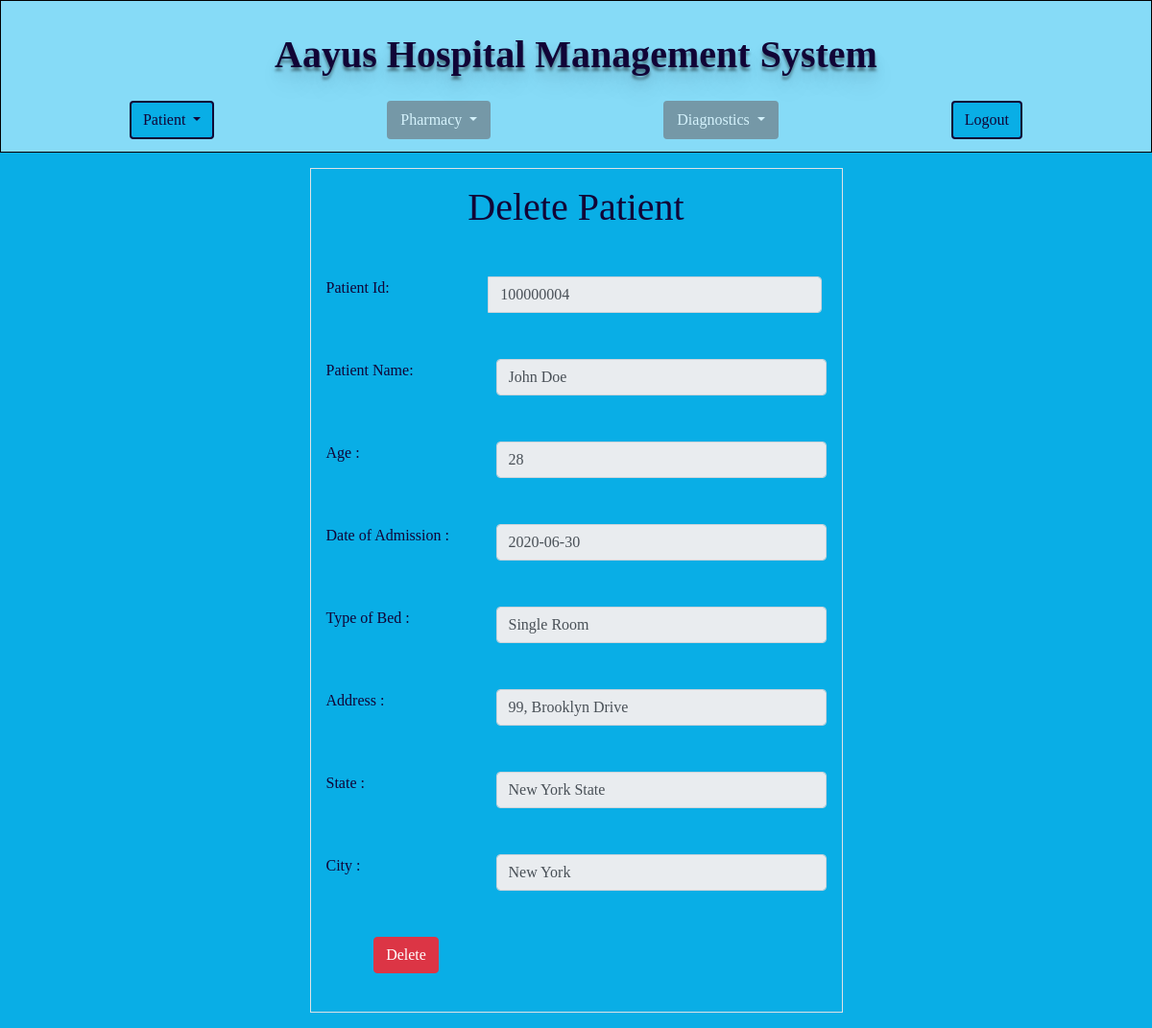
/pat_del/100000004 (signed in), run on the app's committed database.
### application/models.py (models this page shows)
class Patient(db.Model):
    __tablename__ = 'patient'
    ws_pat_id = Column(Integer, primary_key=True)
    ws_ssn = Column(Integer, unique=True)
    ws_pat_name = Column(String)
    ws_age = Column(Integer)
    ws_doj = Column(Date)
    ws_rtype = Column(String)
    ws_adrs = Column(String)
    patient_city = Column(String)
    patient_state = Column(String)
    patient_status = Column(String)
    medicines = db.relationship(
      "MedsIssue",
      backref="patient",
      cascade="all, save-update, merge, delete, delete-orphan"
      )
    diagnostics = db.relationship(
      "DiagsIssue",
      backref="patient",
      cascade="all, save-update, merge, delete, delete-orphan"
      )

### application/routes.py (the view)
@app.route("/pat_del/<p_id>", methods=['GET', 'POST'])
@login_required
def pat_del(p_id):
    if not (current_user.is_authenticated and current_user.user_login_id == 'reception'):
        return redirect(url_for('home'))
    DbPat = Patient.query.filter_by(ws_pat_id=p_id).first()
    form = PatDelForm()
    if request.method == 'POST':
        db.session.delete(DbPat)
        db.session.commit()
        flash('Patient deletion initiated successfully', 'success')
        return redirect(url_for('home'))
    return render_template("pat_del.html", reception=True, title="Delete Patient", pat_del=True, DbPat=DbPat, form=form)

### application/forms.py
class PatDelForm(FlaskForm):
    submit          =   SubmitField('Delete')

### application/models.py (called while the page is built)
@login_manager.user_loader
def load_user(id):
    return User.query.get(int(id))

### templates/pat_del.html
{% extends 'home.html' %}
{% block content %}
<form method='POST' action="{{ url_for('pat_del', p_id = DbPat.ws_pat_id) }}">
    <div class="container p-3 my-3 w-50 border">
        <h1 class="head-title text-center">Delete Patient</h1>
        <div class="input-group form-row mt-5 mb-4">
            <div class="col-sm-4 text-left">
                <label for="ws_pat_id">Patient Id:</label>
            </div>
            <input type="text" class="form-control" value= '{{ DbPat.ws_pat_id }}' disabled>
        </div>
        <div class="form-row mt-5 mb-4 ">
            <div class="col-sm-4 text-left">
                <label for="ws_pat_name">Patient Name:</label>
            </div>
            <div class="col-sm-8">
                <input type="text" class="form-control" value='{{ DbPat.ws_pat_name }} 'disabled>
            </div>
        </div>
        <div class="form-row mt-5 mb-4 ">
            <div class="col-sm-4 text-left">
                <label for="ws_age">Age :</label>
            </div>
            <div class="col-sm-8">
                <input type="text" class="form-control" value='{{ DbPat.ws_age }}' disabled>
            </div>
        </div>
        <div class="form-row mt-5 mb-4 ">
            <div class="col-sm-4 text-left">
                <label for="ws_adrs">Date of Admission :</label>
            </div>
            <div class="col-sm-8">
                <input type="text" class="form-control" value='{{ DbPat.ws_doj }}' disabled>
            </div>
        </div>
        <div class="form-row mt-5 mb-4 ">
            <div class="col-sm-4 text-left">
                <label for="ws_rtype">Type of Bed :</label>
            </div>
            <div class="col-sm-8">
                <input type="text" class="form-control" value='{{ DbPat.ws_rtype }}' disabled>
            </div>
        </div>
        <div class="form-row mt-5 mb-4 ">
            <div class="col-sm-4 text-left">
                <label for="ws_adrs">Address :</label>
            </div>
            <div class="col-sm-8">
                <input type="text" class="form-control" value='{{ DbPat.ws_adrs }}' disabled>
            </div>
        </div>
        <div class="form-row mt-5 mb-4 ">
            <div class="col-sm-4 text-left">
                <label for="patient_state">State :</label>
            </div>
            <div class="col-sm-8">
                <input type="text" class="form-control" value='{{ DbPat.patient_state }}' disabled>
            </div>
        </div>
        <div class="form-row mt-5 mb-4 ">
            <div class="col-sm-4 text-left">
                <label for="patient_city">City :</label>
            </div>
            <div class="col-sm-8">
                <input type="text" class="form-control" value='{{ DbPat.patient_city }}' disabled>
            </div>
        </div>
        <div class="form-row mt-5 mb-4 ">
            <div class="col-sm-4 text-center">
                {{ form.submit(class = "btn btn-danger")}}
            </div>
        </div>
    </div>
</form>
{%endblock%}

### static/css/for_layout.css (style rules this page uses)
body { margin: 0; padding: 0; font-family: Noto Sans JP; background: #09aee6; color: #110436; }

### data on the page
Patient: ws_pat_id "100000004", ws_pat_name "John Doe", ws_age "28", ws_doj "2020-06-30", ws_rtype "Single Room", ws_adrs "99, Brooklyn Drive", patient_state "New York State", patient_city "New York"
